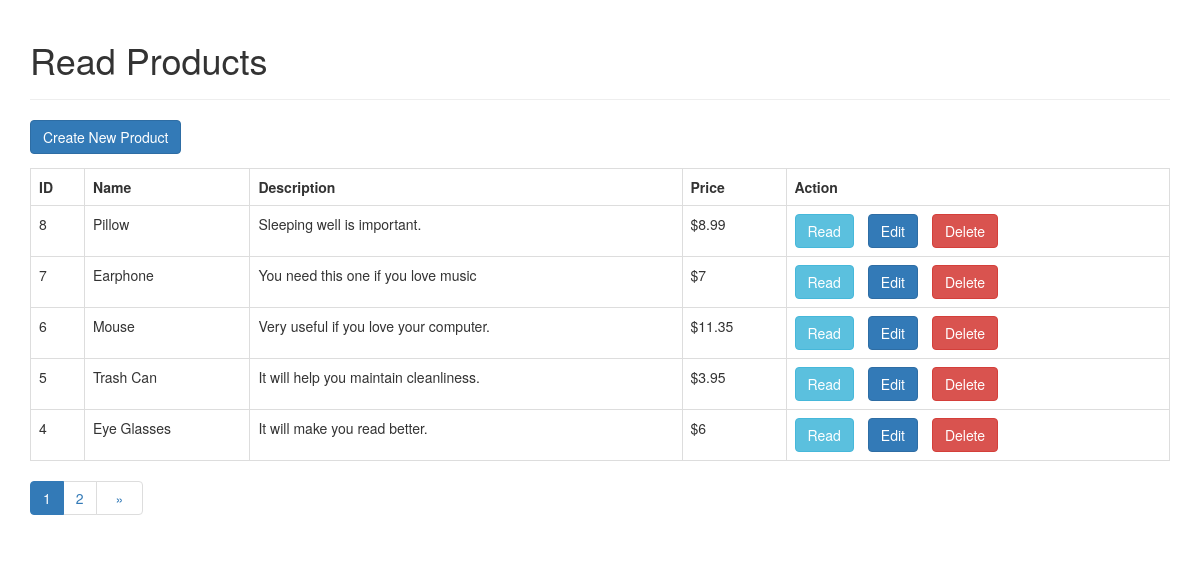
The page / on the database its author committed.
### tables this page shows
CREATE TABLE `products` (
  `id` int(11) NOT NULL AUTO_INCREMENT,
  `name` varchar(128) NOT NULL,
  `description` text NOT NULL,
  `price` double NOT NULL,
  `image` varchar(250) DEFAULT NULL,
  `created` datetime NOT NULL,
  `modified` timestamp NOT NULL DEFAULT CURRENT_TIMESTAMP ON UPDATE CURRENT_TIMESTAMP,
  PRIMARY KEY (`id`)
);

### index.php (the view, shortened to what this page needs)
<!DOCTYPE HTML>
<html>
<head>
    <link rel="stylesheet" href="https://maxcdn.bootstrapcdn.com/bootstrap/3.3.7/css/bootstrap.min.css" />
</head>
<body>
    <div class="container">
        <div class="page-header">
            <h1>Read Products</h1>
        </div>
        <?php
        include 'config/database.php';
        $page = isset($_GET['page']) ? $_GET['page'] : 1;
        $records_per_page = 5;
        $from_record_num = ($records_per_page * $page) - $records_per_page;
        $query = "SELECT id, name, description, price FROM products ORDER BY id DESC
        LIMIT :from_record_num, :records_per_page";
        $stmt = $con->prepare($query);
        $stmt->bindParam(":from_record_num", $from_record_num, PDO::PARAM_INT);
        $stmt->bindParam(":records_per_page", $records_per_page, PDO::PARAM_INT);
        $stmt->execute();
        $num = $stmt->rowCount();
        echo "<a href='create.php' class='btn btn-primary m-b-1em'>Create New Product</a>";
        if ($num > 0) {
            echo "<table class='table table-hover table-responsive table-bordered'>";
            echo "<tr>";
            echo "<th>ID</th>";
            echo "<th>Name</th>";
            echo "<th>Description</th>";
            echo "<th>Price</th>";
            echo "<th>Action</th>";
            echo "</tr>";
            while ($row = $stmt->fetch(PDO::FETCH_ASSOC)) {
                extract($row);
                echo "<tr>";
                echo "<td>$id</td>";
                echo "<td>{$name}</td>";
                echo "<td>{$description}</td>";
                echo "<td>&#36;{$price}</td>";
                echo "<td>";
                echo "<a href='read_one.php?id={$id}' class='btn btn-info m-r-1em'>Read</a>";
                echo "<a href='update.php?id={$id}' class='btn btn-primary m-r-1em'>Edit</a>";
                echo "<a href='#' onclick='delete_user({$id});'  class='btn btn-danger'>Delete</a>";
                echo "</td>";
                echo "</tr>";
            }
            echo "</table>";
            $query = "SELECT COUNT(*) as total_rows FROM products";
            $stmt = $con->prepare($query);
            $stmt->execute();
            $row = $stmt->fetch(PDO::FETCH_ASSOC);
            $total_rows = $row['total_rows'];
            $page_url = "index.php?";
            include_once "paging.php";
        }
        else {
            echo "<div class='alert alert-danger'>No records found.</div>";
        }
        ?>
    </div>
</body>
</html>

### paging.php (shortened to what this page needs)
<?php
echo "<ul class='pagination pull-left  mt0'>";
$total_pages = ceil($total_rows / $records_per_page);
$range = 1;
$initial_num = $page - $range;
$condition_limit_num = ($page + $range)  + 1;
for ($x = $initial_num; $x < $condition_limit_num; $x++) {
    if (($x > 0) && ($x <= $total_pages)) {
        if ($x == $page) {
            echo "<li class='active'>";
            echo "<a href='javascript::void();'>{$x}</a>";
            echo "</li>";
        }
        else {
            echo "<li>";
            echo " <a href='{$page_url}page={$x}'>{$x}</a> ";
            echo "</li>";
        }
    }
}
if ($page < $total_pages) {
    $next_page = $page + 1;
    echo "<li>";
    echo "<a href='{$page_url}page={$next_page}'>";
    echo "<span style='margin:0 .5em;'>&raquo;</span>";
    echo "</a>";
    echo "</li>";
}
echo "</ul>";

### index.php (style rules this page uses)
.m-r-1em { margin-right: 1em; }
.m-b-1em { margin-bottom: 1em; }
.mt0 { margin-top: 0; }

### rows shown on the page
products: id "8", name "Pillow", description "Sleeping well is important.", price "8.99"
products: id "7", name "Earphone", description "You need this one if you love music", price "7"
products: id "6", name "Mouse", description "Very useful if you love your computer.", price "11.35"
products: id "5", name "Trash Can", description "It will help you maintain cleanliness.", price "3.95"
products: id "4", name "Eye Glasses", description "It will make you read better.", price "6"
